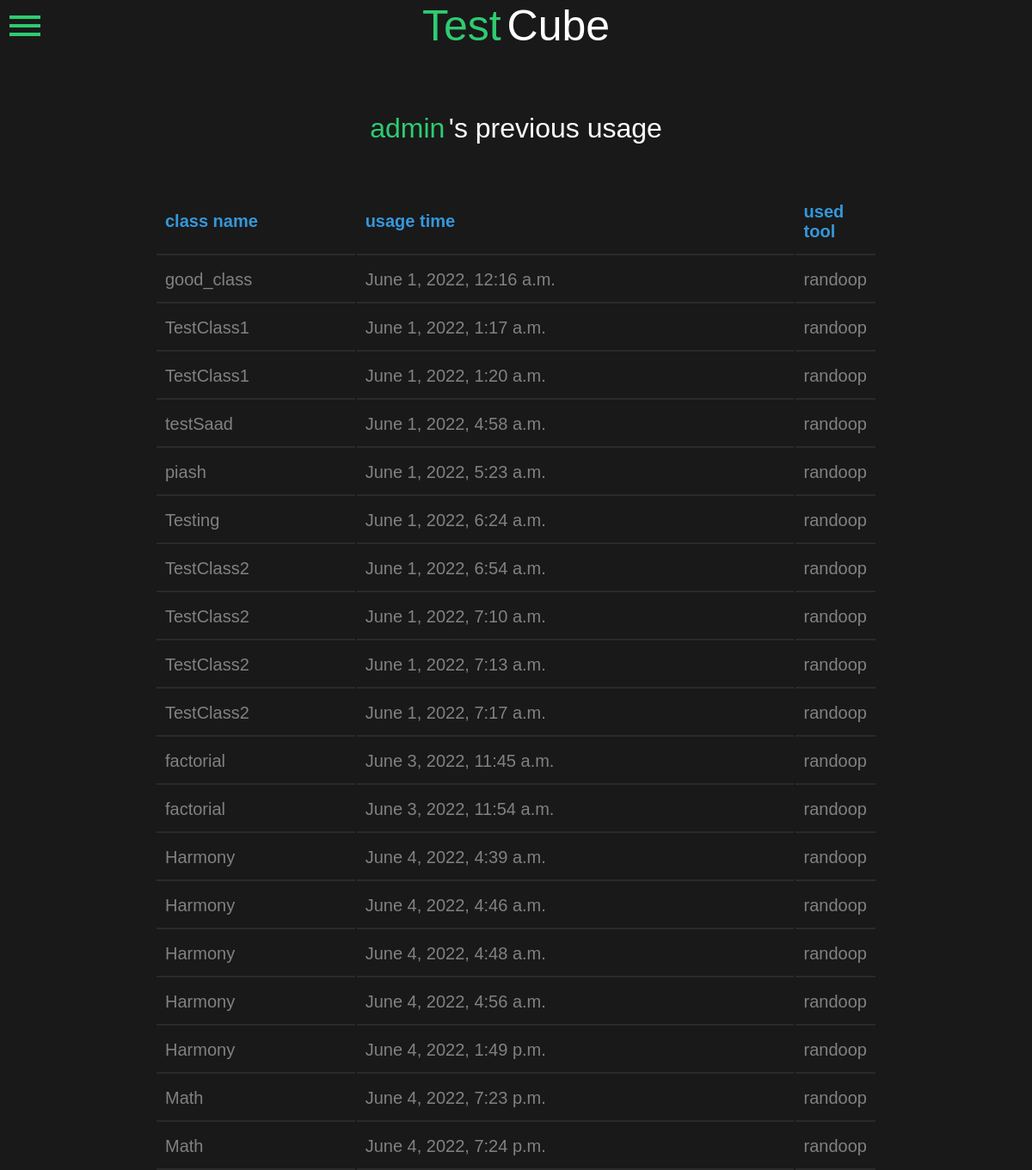
Page /run_randoop/previous/ (signed in) on the earlier database version.
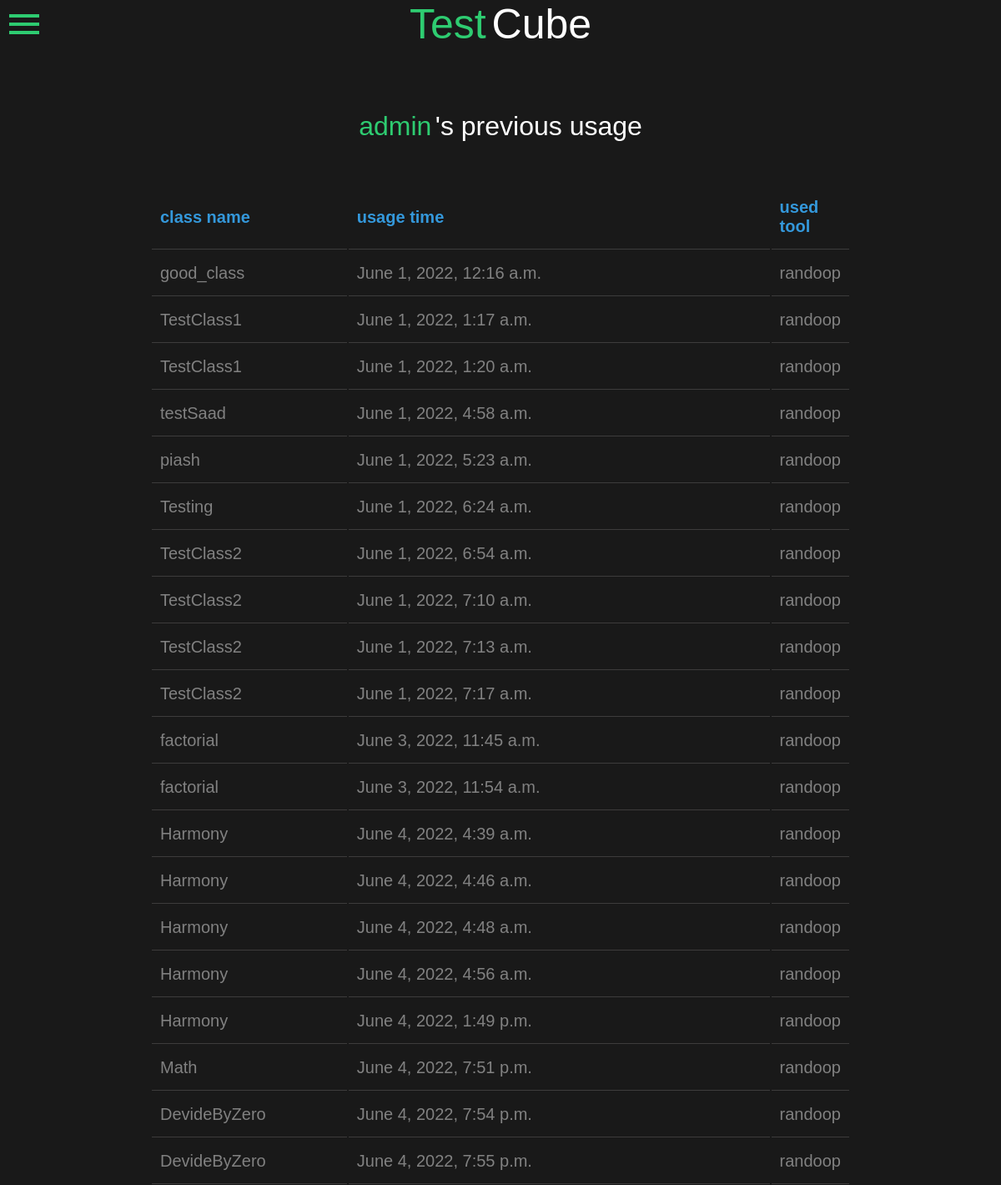
Same page on the later database version.
### run_randoop/models.py (models this page shows, shortened)
class User_Codes(models.Model):
    user = models.ForeignKey(User, on_delete=models.CASCADE)
    class_name = models.CharField(max_length=50, null=True)
    source_code = models.TextField()
    test_code = models.TextField()
    expected_behavior = models.TextField()
    report = models.TextField()
    date_time = models.DateTimeField(auto_now=True)
    used_tool = models.CharField(max_length=10, null=True)

### run_randoop/views.py (the view)
# urls.py: path('run_randoop/previous/', rr_views.viewHistory),
def viewHistory(request):
    cur_user = User.objects.get(name=request.user.username)
    code_dc = {
        "user_codes": cur_user.user_codes_set.all(),
    }
    return render(request, 'usage.html', code_dc)

### run_randoop/templates/usage.html (shortened to what this page needs)
<!DOCTYPE html>
<html>
<head>
</head>
<body>
    <div class="box">
        <span onclick="openNav()">
            <i class="material-icons" style="font-size:48px;color:#2ecc71; position: absolute; left: 5px; top: 5px;">menu</i>
        </span>
        <a href="../" style="font-size: 25px; text-decoration: none;">
            <h1 style="color: #2ecc71; display: inline;">Test</h1>
            <h1 style="display: unset;">Cube</h1>
        </a>
        <br>
        <svg height="5%" width="500px">
        </svg>
        <div style="padding-bottom: 50px;">
            <h1 style="color: #2ecc71; display: inline;">{{ request.user.username }}</h1>
            <h1 style="display: unset;">'s previous usage</h1>
        </div>
        <table style="width: 70%;margin-left:auto;margin-right:auto; text-align: left;">
            <tr>
                <th class="profile" style="color:#3498db;width: 30%;">class name</th>
                <th class="profile" style="color:#3498db;">usage time</th>
                <th class="profile" style="color:#3498db;">used tool</th>
            </tr>
            {% for code in user_codes %}
            <tr>
                <td class="profile" style="width: 30%;">
                    <a href="{{code.id}}">{{ code.class_name }}</a>
                </td>
                <td class="profile" style="padding-right: 0px;">
                    <a href="{{code.id}}">{{ code.date_time }}</a>
                </td>
                <td class="profile">
                    {{ code.used_tool }}
                </td>
            </tr>
            {% endfor %}
        </table>
    </div>
</body>
</html>

### run_randoop/templates/usage.html (style rules this page uses)
body { margin: 0; padding: 0; font-family: sans-serif; background: #191919; }
.box { width: 100%; height: 100%; position: absolute; top: 50%; left: 50%; transform: translate(-50%,-50%); background: #191919; text-align: center; }
.box h1 { color: white; font-weight: 500; }
.box table { width: 100%; }
.profile { width: 70%; margin-left:auto; margin-right:auto; text-align: left; font-size: 20px; color:#818181; padding: 15px 10px 15px 10px; border-bottom: solid 1px #545252a0; }
.profile a { color:#818181; text-decoration: none; }

Differences in the rows shown:
removed User_Codes: class_name "Math", date_time "June 4, 2022, 7:23 p.m.", used_tool "randoop"
removed User_Codes: class_name "Math", date_time "June 4, 2022, 7:24 p.m.", used_tool "randoop"
added User_Codes: class_name "Math", date_time "June 4, 2022, 7:51 p.m.", used_tool "randoop"
added User_Codes: class_name "DevideByZero", date_time "June 4, 2022, 7:54 p.m.", used_tool "randoop"
added User_Codes: class_name "DevideByZero", date_time "June 4, 2022, 7:55 p.m.", used_tool "randoop"
